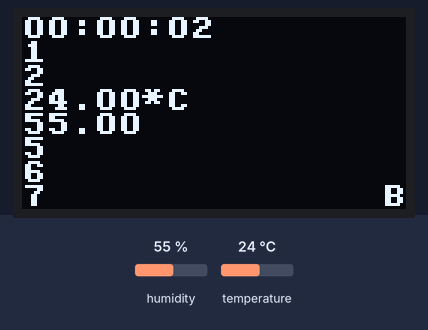
This sketch was run on a simulated ESP8266 (NodeMCU). Parts: 128×64 one-colour display. The test bench sets the inputs (shaded band); at power-on: humidity 55 %, temperature 24 °C. What the sketch prints to the serial monitor is not drawn.

Above: at 2.8 s.
2.9 s: humidity set to 22 %
At 4.5 s:
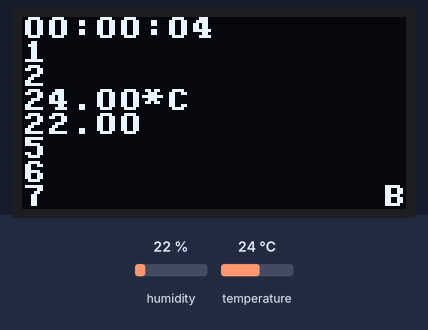
7.5 s: temperature set to 12 °C
At 8.6 s:
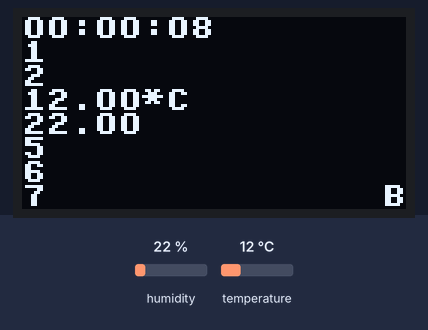
11.6 s: humidity set to 40 %
At 12.7 s:
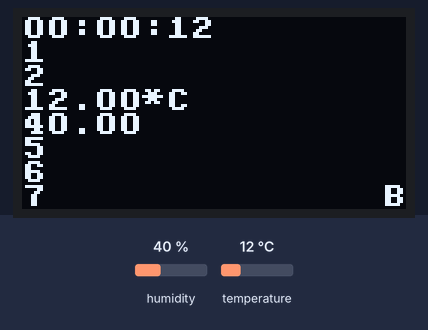
15.6 s: temperature set to 19 °C
At 16.7 s:
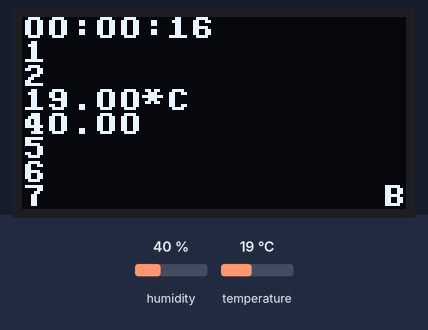
Timing chart, 0 to 18.6 s (numbered marks = the images above; inputs shaded):
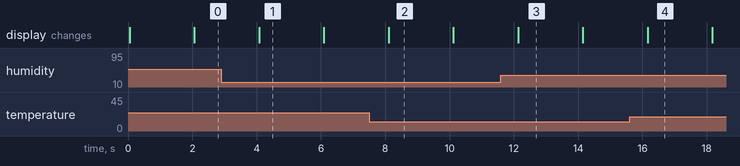

The sketch:

espi2c_oled.ino
```cpp
/*
https://www.wemos.cc/product/oled-shield.html
D1	SCL
D2	SDA
64x48 pixels (0.66” Across)
Driver IC: SSD1306
IIC Address: 0x3C or 0x3D
*/

#include <Arduino.h>
#include <SPI.h>
#include <U8x8lib.h>
#include <Wire.h>
#include <Streaming.h>

#include "DHT.h" //Adafruit DHT-sensor-library  https://github.com/adafruit/DHT-sensor-library
#define DHTPIN  D4  	//https://www.wemos.cc/product/dht-pro-shield.html
#define DHTTYPE DHT22 //DHT11, DHT21, DHT22
DHT dht(DHTPIN, DHTTYPE, 15);

//SW I2C
//U8X8_SSD1306_64X48_ER_SW_I2C u8x8(/* clock=*/ D1, /* data=*/ D2 /* [, reset]*/);
//HW I2C
//U8X8_SSD1306_64X48_ER_HW_I2C u8x8;
//U8X8_SSD1306_128X64_NONAME_HW_I2C([reset [, clock, data]])
U8X8_SSD1306_128X64_NONAME_HW_I2C u8x8;

void setup(void) {
	Serial.begin(115200);
  dht.begin();

  u8x8.begin();
	u8x8.setFont(u8x8_font_victoriabold8_r);
  u8x8.drawGlyph(u8x8.getCols()-1, u8x8.getRows()-1, 'B');

	for (size_t i = 0; i < u8x8.getRows(); i++) {
		Serial.printf("%i\n",i);
		u8x8.drawString(0,i, String(i).c_str());
	}

}

void upTime(int sec, char* retStr, int bufferSize) {
	int min = sec / 60;
	int hr = min / 60;
	snprintf( retStr , bufferSize, "%02d:%02d:%02d", hr, min % 60, sec % 60 );
	retStr[bufferSize-1] = '\0'; // ensure a valid terminating zero!
}

void loop(void) {

	float h = dht.readHumidity();     //Luftfeuchte auslesen
	float t = dht.readTemperature();  //Temperatur auslesen

	// Print time
	char buffer[16]; // caller-defined buffers: 16 bytes allocated here on the stack.
	char str[6];
	int sec = millis() / 1000;
	upTime(sec, buffer, sizeof(buffer));
	Serial << "Buffer: " << buffer << "\t";
	u8x8.drawString(0,0,buffer);


	if (isnan(t) || isnan(h))  {
		Serial.println("DHT22 konnte nicht ausgelesen werden");
	}
	else {
		Serial << "Luftfeuchte: " << h << "%\t" << "Temperatur: " << t << "°C" << endl;
		char str[6]=""; //nebo strcpy(str, "");
		dtostrf(t, 4, 2, &str[strlen(str)]); //4 is mininum width, 2 is precision; float value is copied onto str
		//Serial.println(str);
		snprintf( buffer , sizeof(buffer), "%s*C", str );
		//Serial.println( buffer );
		u8x8.drawString(0,3,buffer);

	  memset(str, 0, 6); // mandatory reinitialize str
		dtostrf(h, 4, 2, &str[strlen(str)]); //4 is mininum width, 2 is precision; float value is copied onto str
		snprintf( buffer , sizeof(buffer), "%s\%", str );
		//Serial.println(buffer);
		u8x8.drawString(0,4,buffer);
	}

	//u8x8.drawString(0,2,"Hello___");
	//u8x8.drawString(0,3,"__World!");

  delay(2000);
}
```

Measured:
- what the display in image 1 shows lasts 2.0 s, from 4.1 s to 6.1 s
